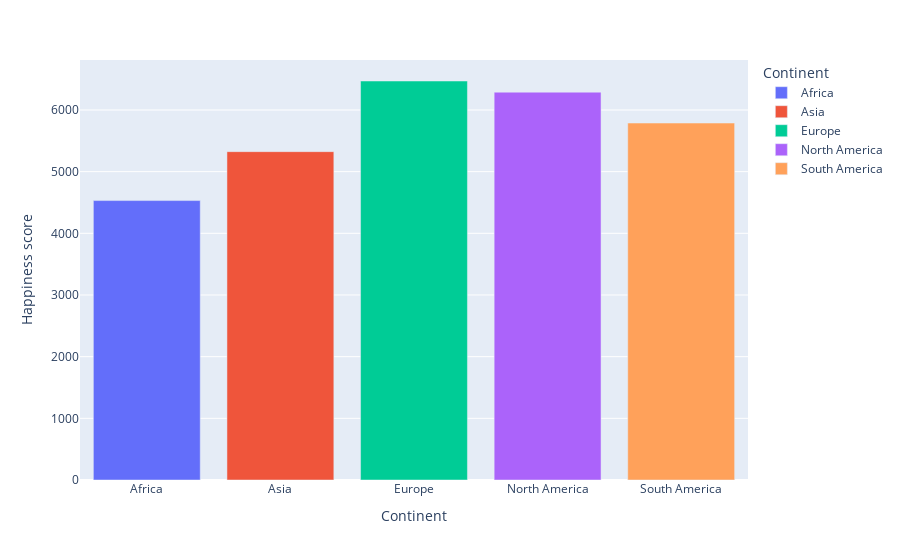

Source (notebook cell):
### Code cell
plt.figure(figsize=(10,12))
fig2 = px.bar(mean_df, continent_index, 'Happiness score', color=continent_index)
fig2.show()

### Figure 1 — Plotly figure (JSON) as saved in the notebook; plotly's stock layout.template omitted (floating-point values rounded to 4 significant figures)
{"data": [{"alignmentgroup": "True", "hovertemplate": "Continent=%{x}<br>Happiness score=%{y}<extra></extra>", "legendgroup": "Africa", "marker": {"color": "#636efa", "pattern": {"shape": ""}}, "name": "Africa", "offsetgroup": "Africa", "orientation": "v", "showlegend": true, "textposition": "auto", "type": "bar", "x": ["Africa"], "xaxis": "x", "y": [4531], "yaxis": "y"}, {"alignmentgroup": "True", "hovertemplate": "Continent=%{x}<br>Happiness score=%{y}<extra></extra>", "legendgroup": "Asia", "marker": {"color": "#EF553B", "pattern": {"shape": ""}}, "name": "Asia", "offsetgroup": "Asia", "orientation": "v", "showlegend": true, "textposition": "auto", "type": "bar", "x": ["Asia"], "xaxis": "x", "y": [5324.0], "yaxis": "y"}, {"alignmentgroup": "True", "hovertemplate": "Continent=%{x}<br>Happiness score=%{y}<extra></extra>", "legendgroup": "Europe", "marker": {"color": "#00cc96", "pattern": {"shape": ""}}, "name": "Europe", "offsetgroup": "Europe", "orientation": "v", "showlegend": true, "textposition": "auto", "type": "bar", "x": ["Europe"], "xaxis": "x", "y": [6470.0], "yaxis": "y"}, {"alignmentgroup": "True", "hovertemplate": "Continent=%{x}<br>Happiness score=%{y}<extra></extra>", "legendgroup": "North America", "marker": {"color": "#ab63fa", "pattern": {"shape": ""}}, "name": "North America", "offsetgroup": "North America", "orientation": "v", "showlegend": true, "textposition": "auto", "type": "bar", "x": ["North America"], "xaxis": "x", "y": [6289.0], "yaxis": "y"}, {"alignmentgroup": "True", "hovertemplate": "Continent=%{x}<br>Happiness score=%{y}<extra></extra>", "legendgroup": "South America", "marker": {"color": "#FFA15A", "pattern": {"shape": ""}}, "name": "South America", "offsetgroup": "South America", "orientation": "v", "showlegend": true, "textposition": "auto", "type": "bar", "x": ["South America"], "xaxis": "x", "y": [5788.0], "yaxis": "y"}], "layout": {"barmode": "relative", "legend": {"title": {"text": "Continent"}, "tracegroupgap": 0}, "margin": {"t": 60}, "xaxis": {"anchor": "y", "categoryarray": ["Africa", "Asia", "Europe", "North America", "South America"], "categoryorder": "array", "domain": [0, 1], "title": {"text": "Continent"}}, "yaxis": {"anchor": "x", "domain": [0, 1], "title": {"text": "Happiness score"}}}}
